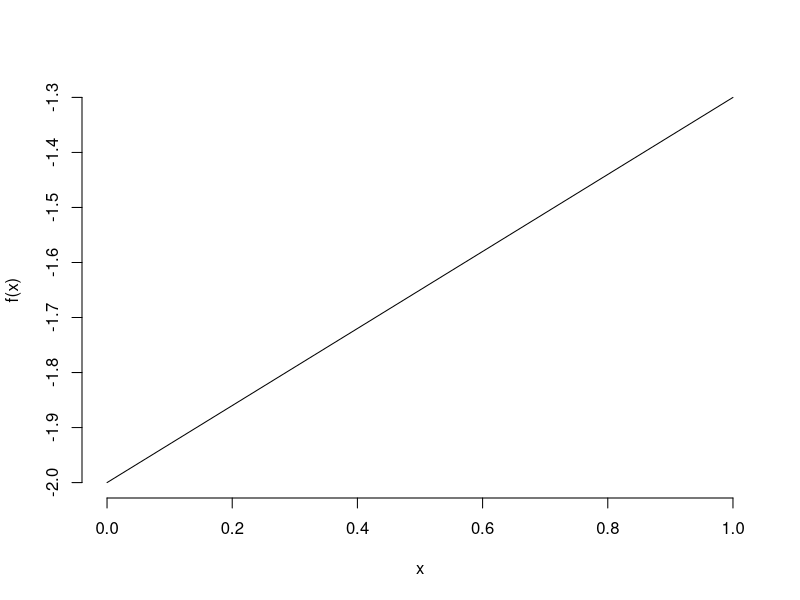
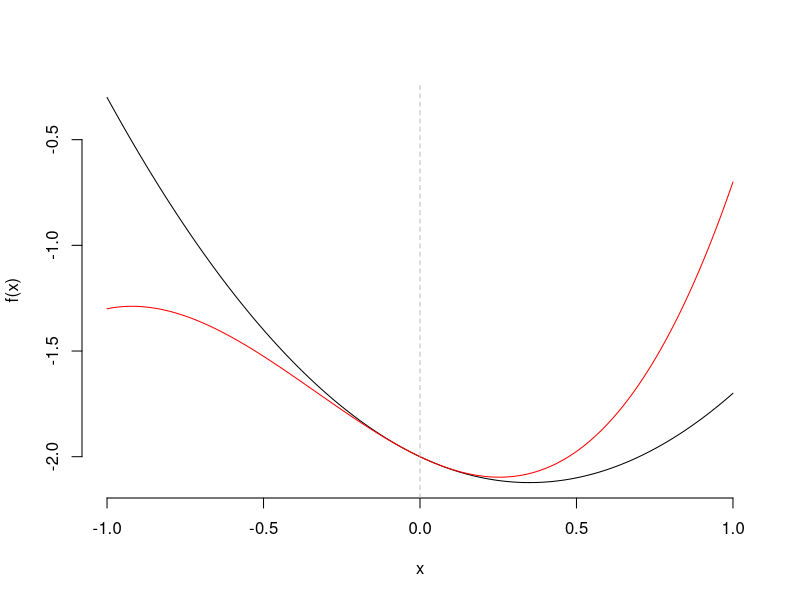
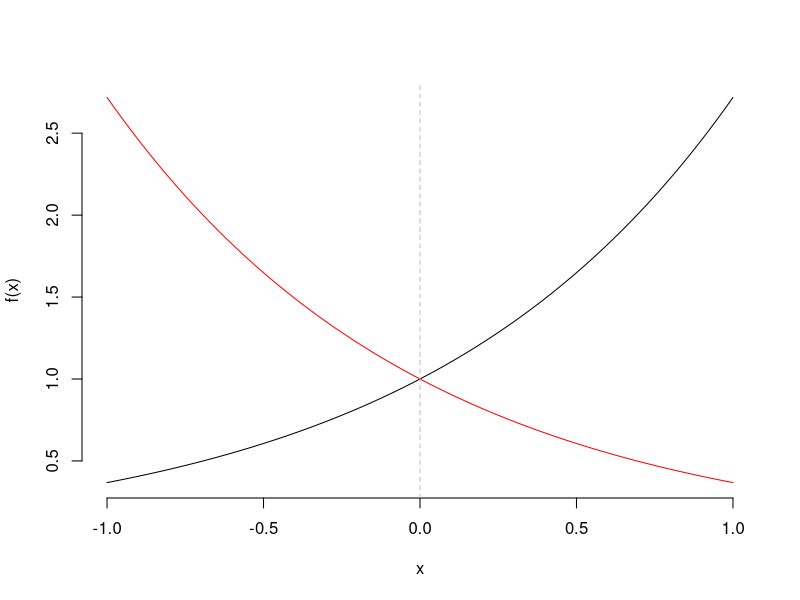
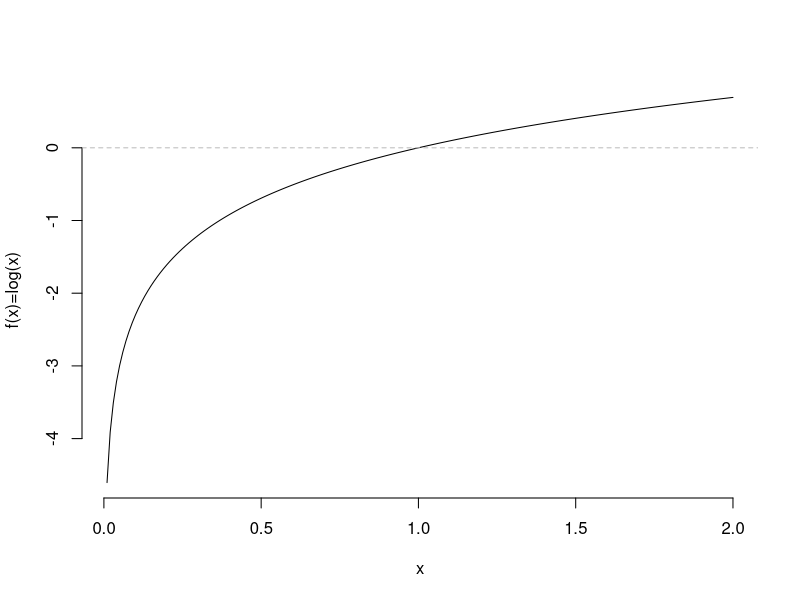
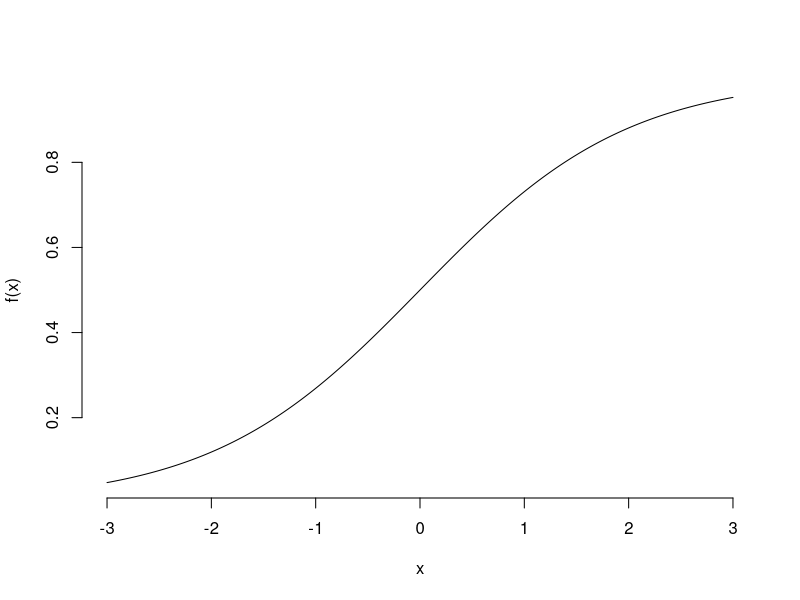
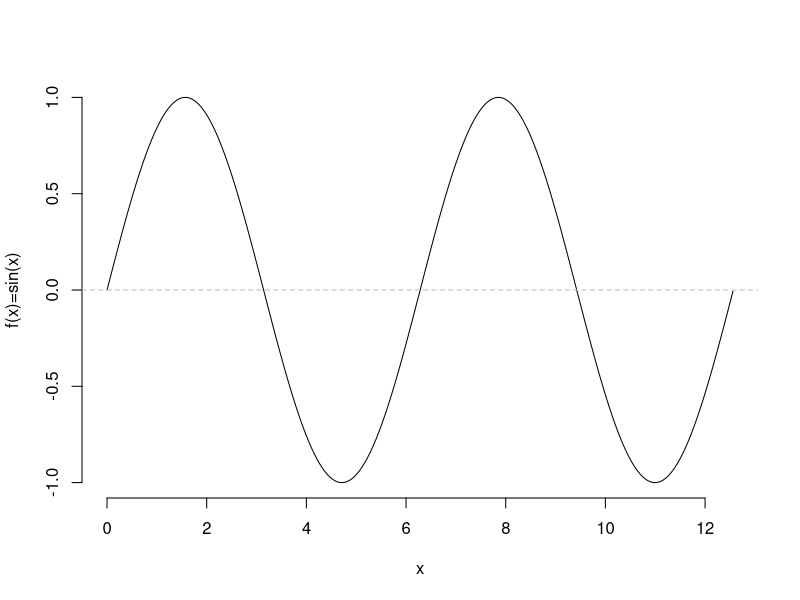
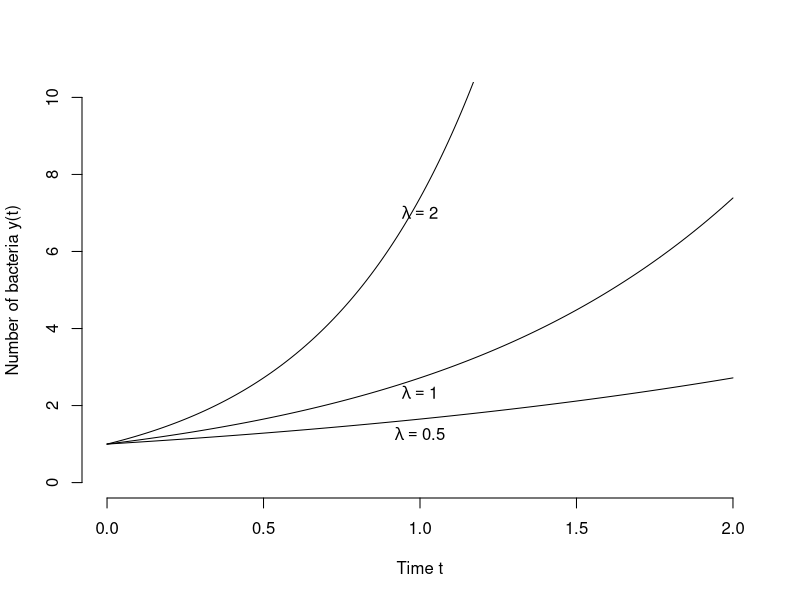

Write the R code that produced these figures, in order.
## ---- chunk 1
xs = seq(0,1,by=0.01)
plot(xs, -2 + 0.7*xs, type="l", xlab="x", ylab="f(x)", bty="n")
## ---- chunk 2
xs = seq(-1,1,by=0.01)
plot(xs, -2 - 0.7*xs + xs^2, type="l", xlab="x", ylab="f(x)", bty="n")
lines(xs, -2 - 0.7*xs + xs^2 + xs^3, col="red")
abline(v=0, lty="dashed", col="gray")
abline(h=0, lty="dashed", col="gray")
## ---- chunk 3
xs = seq(-1,1,by=0.01)
plot(xs, exp(xs), xlab="x", type="l", ylab="f(x)", bty="n")
lines(xs, exp(-xs), col="red")
abline(h=0, lty="dashed", col="gray")
abline(v=0, lty="dashed", col="gray")
## ---- chunk 4
xs = seq(0.01,2,by=0.01)
plot(xs, log(xs), xlab="x", type="l", ylab="f(x)=log(x)", bty="n")
abline(h=0, lty="dashed", col="gray")
## ---- chunk 5
xs = seq(-3,3,by=0.01)
plot(xs, 1/(1+exp(-xs)), xlab="x", type="l", ylab="f(x)", bty="n")
abline(h=0, lty="dashed", col="gray")
## ---- chunk 6
xs = seq(0,4*pi,by=0.01)
plot(xs, sin(xs), xlab="x", type="l", ylab="f(x)=sin(x)", bty="n")
abline(h=0, lty="dashed", col="gray")
## ---- chunk 7

ts = seq(0,2,by=0.01)
y0 = 1
lams = c(0.5,1,2)

plot(0,type="n", 
		 xlim=range(ts), 
		 ylim=c(0,10), 
		 ylab="Number of bacteria y(t)", 
     xlab="Time t", bty="n")
for(lam in lams) {
  ys = y0 * exp(lam*ts)
  lines(ts, ys)
  text(1,y0*exp(lam*1), bquote(lambda == .(lam)), pos=1) 
}

